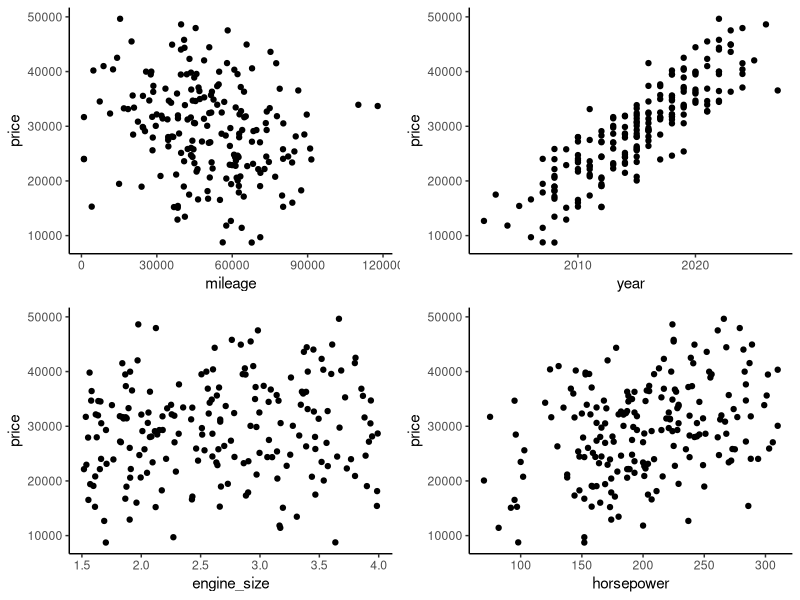
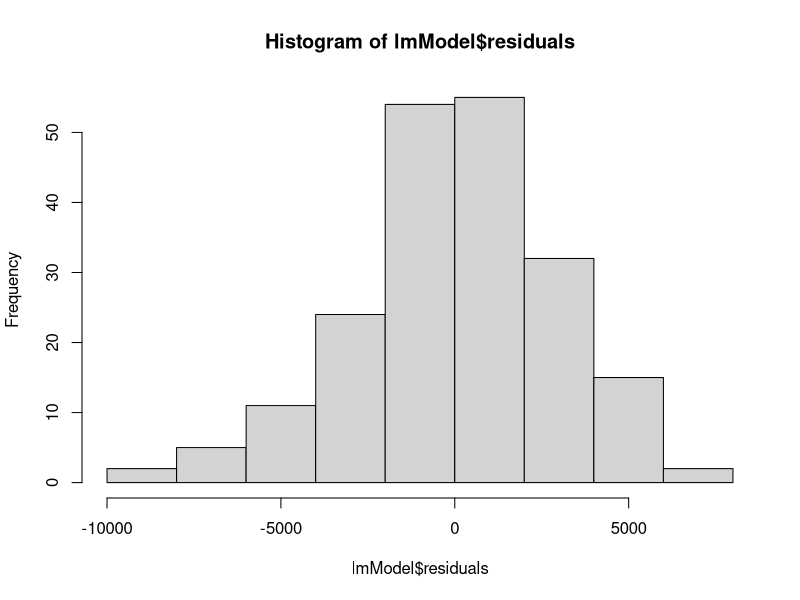

Write R code to recreate these figures, in order.
# Scott Schumacker
# Multivariable Linear Regression

# Loading packages
library(tidyverse)
library(lmtest)
library(gridExtra)

# Creating data set
n <- 200

mileage <- rnorm(n, mean = 50000, sd = 20000)
year <- round(rnorm(n, mean = 2015, sd = 5))
engine_size <- runif(n, min = 1.5, max = 4.0)
horsepower <- round(rnorm(n, mean = 200, sd = 50))
mileage <- pmax(mileage, 1000)
horsepower <- pmax(horsepower, 70)

true_coefficients <- c(1000, -0.1, 1500, 200, 50)
error_sd <- 3000

price <- true_coefficients[1] +
  true_coefficients[2] * mileage +
  true_coefficients[3] * (year - 2000) +
  true_coefficients[4] * engine_size +
  true_coefficients[5] * horsepower +
  rnorm(n, 0, error_sd)

car_data <- data.frame(price, mileage, year, engine_size, horsepower)

# Visualizing the relationship between our independent and dependent variables
# Visualizing data as scatter plot
P1 <- car_data %>% 
  ggplot(aes(mileage, price)) +
  geom_point() +
  theme_classic()

P2 <- car_data %>% 
  ggplot(aes(year, price)) +
  geom_point() +
  theme_classic()

P3 <- car_data %>% 
  ggplot(aes(engine_size, price)) +
  geom_point() +
  theme_classic()

P4 <- car_data %>% 
  ggplot(aes(horsepower, price)) +
  geom_point() +
  theme_classic()

grid.arrange(P1,P2,P3,P4, nrow = 2)

# Looking at model coefficients
lmModel <- lm(price ~ mileage + year + engine_size + horsepower, data = car_data)
lmModel
summary(lmModel)

# Checking normality of residuals
hist(lmModel$residuals)
bptest(lmModel)